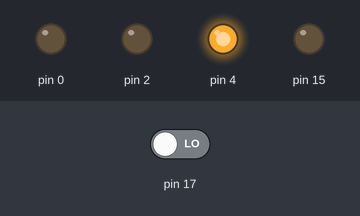
Simulated run of this sketch. Board: Arduino Uno, built with avr-gcc and run on an emulated ATmega328P. Shown: output pins drawn as LEDs (lit = HIGH). The test bench sets the inputs (shaded band); at power-on: pin 17 LOW.

Above: at 0.05 s.
At 0.65 s:
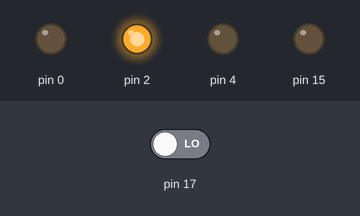
At 1.35 s:
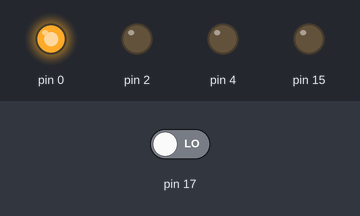
At 2.75 s:
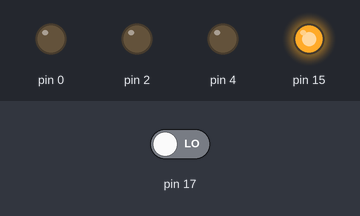
Timing chart, 0 to 3.0 s (numbered marks = the images above):
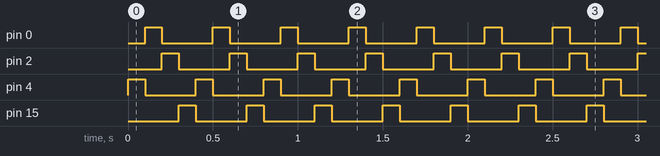

The sketch:

03_full_step.ino
```cpp
int buttonState = 0;
void setup() {
  // put your setup code here, to run once:
  pinMode(15, OUTPUT);
  pinMode(2, OUTPUT);
  pinMode(0, OUTPUT);
  pinMode(4, OUTPUT);
  pinMode(17, INPUT);
}

void loop() {
  // put your main code here, to run repeatedly:
  buttonState = digitalRead(17);
 if (buttonState == HIGH) {
    // turn LED on:
    digitalWrite(15,HIGH);digitalWrite(2,LOW);digitalWrite(0,LOW);digitalWrite(4,LOW); delay(100);
    digitalWrite(15,LOW);digitalWrite(2,HIGH);digitalWrite(0,LOW);digitalWrite(4,LOW); delay(100);
    digitalWrite(15,LOW);digitalWrite(2,LOW);digitalWrite(0,HIGH);digitalWrite(4,LOW); delay(100);
    digitalWrite(15,LOW);digitalWrite(2,LOW);digitalWrite(0,LOW);digitalWrite(4,HIGH); delay(100);

  } else {
    // turn LED off:
    digitalWrite(15,LOW);digitalWrite(2,LOW);digitalWrite(0,LOW);digitalWrite(4,HIGH); delay(100);
    digitalWrite(15,LOW);digitalWrite(2,LOW);digitalWrite(0,HIGH);digitalWrite(4,LOW); delay(100);
    digitalWrite(15,LOW);digitalWrite(2,HIGH);digitalWrite(0,LOW);digitalWrite(4,LOW); delay(100);
    digitalWrite(15,HIGH);digitalWrite(2,LOW);digitalWrite(0,LOW);digitalWrite(4,LOW); delay(100);

  }
}
```

Measured:
- by itself, pin 0, pin 2, pin 4, pin 15: alternates HIGH for 0.10 s and LOW for 0.30 s
